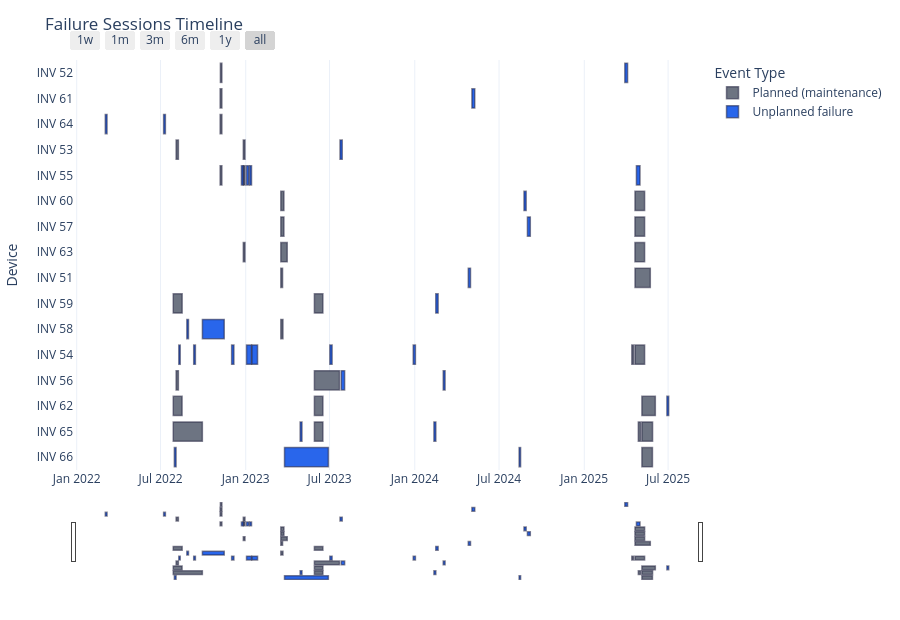

Write notebook code for a chart like this one.
### Code cell
visualize_failure_timeline(labeled_sessions)

### Figure 1 — Plotly figure (JSON) as saved in the notebook; plotly's stock layout.template omitted (floating-point values rounded to 4 significant figures; data arrays with more than 128 entries replaced by an {"elided": "..."} marker saying what was removed)
{"data": [{"base": ["2023-03-17T17:10:00.000000000", "2025-04-20T13:35:00.000000000", "2022-11-07T06:35:00.000000000", "2022-08-03T15:50:00.000000000", "2022-12-26T16:45:00.000000000", "2025-04-13T16:10:00.000000000", "2025-04-20T11:20:00.000000000", "2022-11-06T16:50:00.000000000", "2022-12-26T16:45:00.000000000", "2022-08-03T15:50:00.000000000", "2023-05-29T05:40:00.000000000", "2023-03-17T17:10:00.000000000", "2025-04-20T10:35:00.000000000", "2023-03-17T17:10:00.000000000", "2022-07-28T09:55:00.000000000", "2023-05-29T05:40:00.000000000", "2023-03-17T17:10:00.000000000", "2025-04-20T11:20:00.000000000", "2022-11-06T16:50:00.000000000", "2022-07-28T10:05:00.000000000", "2023-05-29T05:40:00.000000000", "2025-05-05T10:25:00.000000000", "2022-12-26T16:45:00.000000000", "2023-03-17T17:10:00.000000000", "2025-04-20T10:35:00.000000000", "2022-11-06T16:50:00.000000000", "2022-07-28T10:05:00.000000000", "2023-05-29T05:40:00.000000000", "2025-04-27T17:55:00.000000000", "2025-05-05T10:25:00.000000000", "2025-05-05T10:25:00.000000000"], "customdata": {"elided": "31x6 mixed values"}, "hovertemplate": "<b>%{y}</b><br>Session ID: %{customdata[0]}<br>Start: %{customdata[1]|%Y-%m-%d %H:%M}<br>End: %{customdata[2]|%Y-%m-%d %H:%M}<br>Duration (hrs): %{customdata[3]:.2f}<br>", "legendgroup": "Planned (maintenance)", "marker": {"color": "#6b7280", "line": {"color": "rgba(30,30,60,0.55)", "width": 1.5}, "pattern": {"shape": ""}}, "name": "Planned (maintenance)", "opacity": 0.98, "orientation": "h", "showlegend": true, "textposition": "auto", "type": "bar", "x": [328200000, 2856300000, 271800000, 423900000, 318300000, 324000000, 1798500000, 323100000, 318000000, 423300000, 4681200000, 582900000, 1801200000, 402000000, 1667100000, 1585500000, 581100000, 1798500000, 324900000, 1651800000, 1586700000, 2507700000, 318300000, 1196700000, 1802400000, 325500000, 5436900000, 1586700000, 413100000, 1993500000, 1970700000], "xaxis": "x", "y": ["INV 51", "INV 51", "INV 52", "INV 53", "INV 53", "INV 54", "INV 54", "INV 55", "INV 55", "INV 56", "INV 56", "INV 57", "INV 57", "INV 58", "INV 59", "INV 59", "INV 60", "INV 60", "INV 61", "INV 62", "INV 62", "INV 62", "INV 63", "INV 63", "INV 63", "INV 64", "INV 65", "INV 65", "INV 65", "INV 65", "INV 66"], "yaxis": "y"}, {"base": ["2024-04-25T12:55:00.000000000", "2025-03-29T13:55:00.000000000", "2023-07-23T12:10:00.000000000", "2022-08-09T11:10:00.000000000", "2022-09-10T14:45:00.000000000", "2022-12-01T11:55:00.000000000", "2023-01-02T16:40:00.000000000", "2023-01-14T07:45:00.000000000", "2023-07-01T14:15:00.000000000", "2023-12-28T15:30:00.000000000", "2022-12-22T16:25:00.000000000", "2023-01-02T15:20:00.000000000", "2023-01-09T15:20:00.000000000", "2025-04-23T14:35:00.000000000", "2023-07-26T06:55:00.000000000", "2024-03-02T10:55:00.000000000", "2024-08-31T06:30:00.000000000", "2022-08-26T19:35:00.000000000", "2022-09-29T09:30:00.000000000", "2024-02-15T08:10:00.000000000", "2024-08-23T19:30:00.000000000", "2024-05-03T09:00:00.000000000", "2025-06-28T10:20:00.000000000", "2022-03-03T17:35:00.000000000", "2022-07-07T15:30:00.000000000", "2023-04-28T10:25:00.000000000", "2024-02-11T08:10:00.000000000", "2022-07-30T20:05:00.000000000", "2023-03-25T17:20:00.000000000", "2024-08-13T07:05:00.000000000"], "customdata": {"elided": "30x6 mixed values"}, "hovertemplate": "<b>%{y}</b><br>Session ID: %{customdata[0]}<br>Start: %{customdata[1]|%Y-%m-%d %H:%M}<br>End: %{customdata[2]|%Y-%m-%d %H:%M}<br>Duration (hrs): %{customdata[3]:.2f}<br>", "legendgroup": "Unplanned failure", "marker": {"color": "#2563eb", "line": {"color": "rgba(30,30,60,0.55)", "width": 1.5}, "pattern": {"shape": ""}}, "name": "Unplanned failure", "opacity": 0.98, "orientation": "h", "showlegend": true, "textposition": "auto", "type": "bar", "x": [414300000, 513300000, 417300000, 261000000, 320400000, 427500000, 931200000, 1055400000, 422700000, 408900000, 324300000, 411600000, 333000000, 671400000, 626700000, 344100000, 535200000, 307800000, 4071300000, 439800000, 406200000, 532200000, 335700000, 324900000, 333600000, 343800000, 359100000, 321300000, 8181900000, 276600000], "xaxis": "x", "y": ["INV 51", "INV 52", "INV 53", "INV 54", "INV 54", "INV 54", "INV 54", "INV 54", "INV 54", "INV 54", "INV 55", "INV 55", "INV 55", "INV 55", "INV 56", "INV 56", "INV 57", "INV 58", "INV 58", "INV 59", "INV 60", "INV 61", "INV 62", "INV 64", "INV 64", "INV 65", "INV 65", "INV 66", "INV 66", "INV 66"], "yaxis": "y"}], "layout": {"bargap": 0.25, "barmode": "overlay", "height": 620, "legend": {"title": {"text": "Event Type"}, "tracegroupgap": 0}, "margin": {"b": 40, "l": 70, "r": 30, "t": 60}, "title": {"text": "Failure Sessions Timeline"}, "xaxis": {"anchor": "y", "domain": [0, 1], "rangeselector": {"buttons": [{"count": 7, "label": "1w", "step": "day", "stepmode": "backward"}, {"count": 1, "label": "1m", "step": "month", "stepmode": "backward"}, {"count": 3, "label": "3m", "step": "month", "stepmode": "backward"}, {"count": 6, "label": "6m", "step": "month", "stepmode": "backward"}, {"count": 1, "label": "1y", "step": "year", "stepmode": "backward"}, {"step": "all"}]}, "rangeslider": {"visible": true}, "showgrid": true, "type": "date"}, "yaxis": {"anchor": "x", "autorange": "reversed", "categoryarray": ["INV 52", "INV 61", "INV 64", "INV 53", "INV 55", "INV 60", "INV 57", "INV 63", "INV 51", "INV 59", "INV 58", "INV 54", "INV 56", "INV 62", "INV 65", "INV 66"], "categoryorder": "array", "domain": [0, 1], "title": {"text": "Device"}}}}
